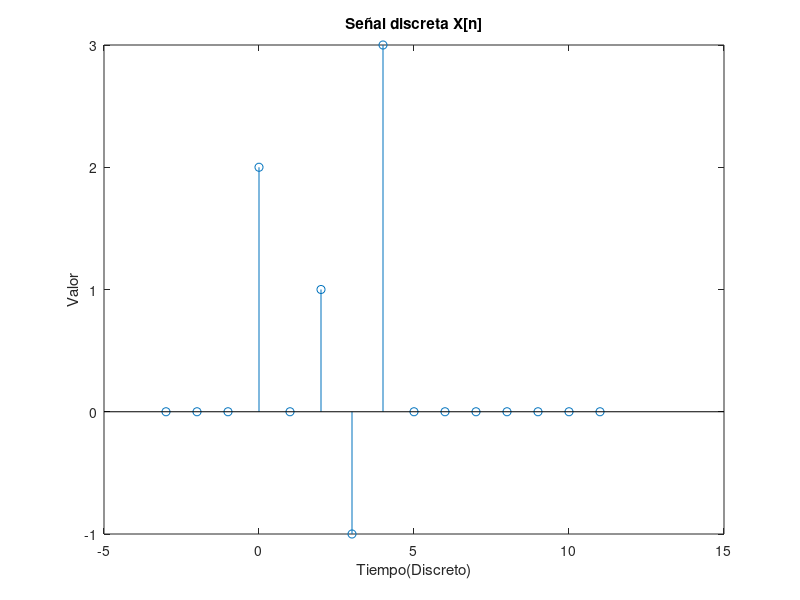
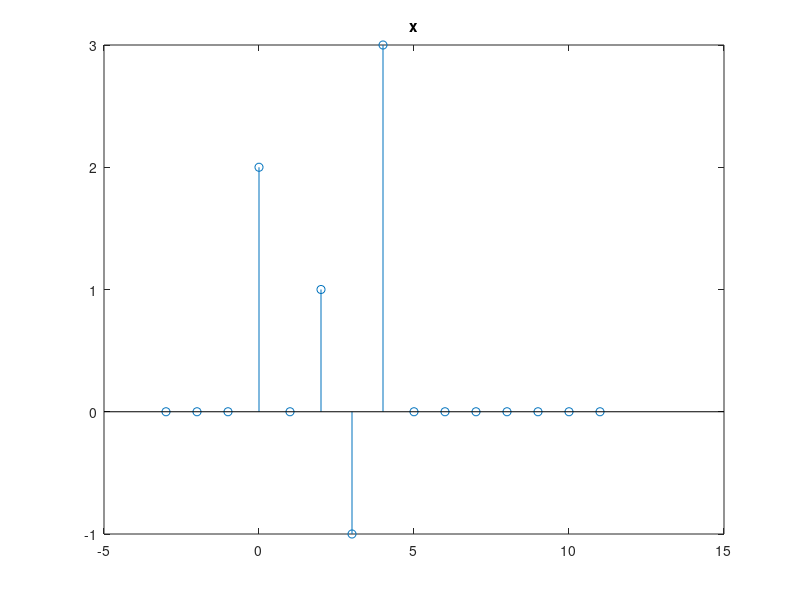
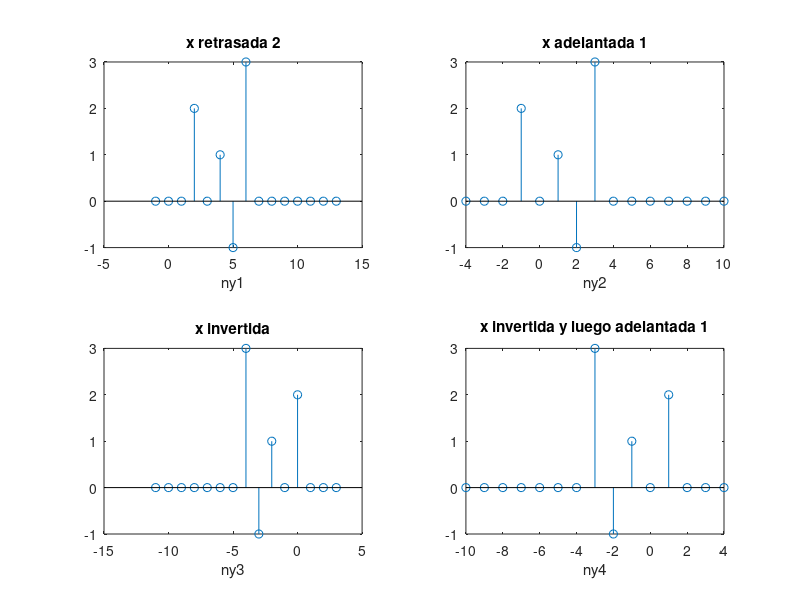

These figures' MATLAB source, in order:
% ej7.m

%% Transformaciones de la variable independiente

% Definimos una señal
nx=[-3:11]
x=[zeros(1, 3) 2 0 1 -1 3 zeros(1,7)]

% La representamos
stem(nx, x)
xlabel('Tiempo(Discreto)')
ylabel('Valor')
title('Señal discreta X[n]')

%% Hacemos varias transformaciones
y1=x
ny1=nx+2  % desplazamiento 2 uds a la derecha

y2=x
ny2=nx-1  % desplazamiento 1 uds a la izquierda

y3=x
ny3=-nx  % reflexión
%ny3=fliplr(nx) - 8

y4=x
ny4=-nx + 1  % reflexión y desplazamiento 1 ud a la izquierda
%ny4=-(nx-1)

%% Mostramos los resultados

figure; stem(nx, x); title('x')
figure;

subplot(2,2,1);
stem(ny1, y1)
title('x retrasada 2')
xlabel('ny1')

subplot(2,2,2);
stem(ny2, y2)
title('x adelantada 1')
xlabel('ny2')

subplot(2,2,3);
stem(ny3, y3)
title('x invertida')
xlabel('ny3')

subplot(2,2,4);
stem(ny4, y4)
title('x invertida y luego adelantada 1')
xlabel('ny4')